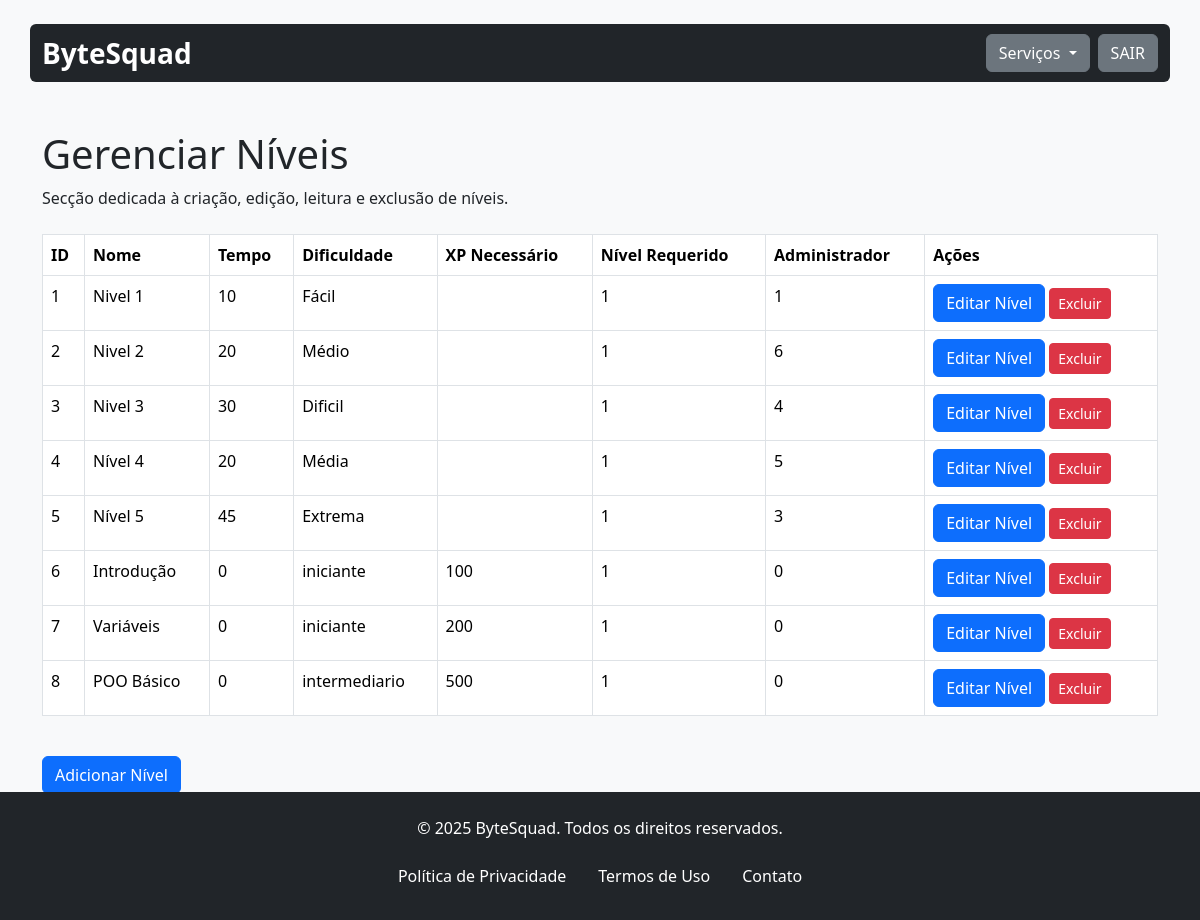
Page /gerenciarNivel.php (signed in) on the earlier database version.
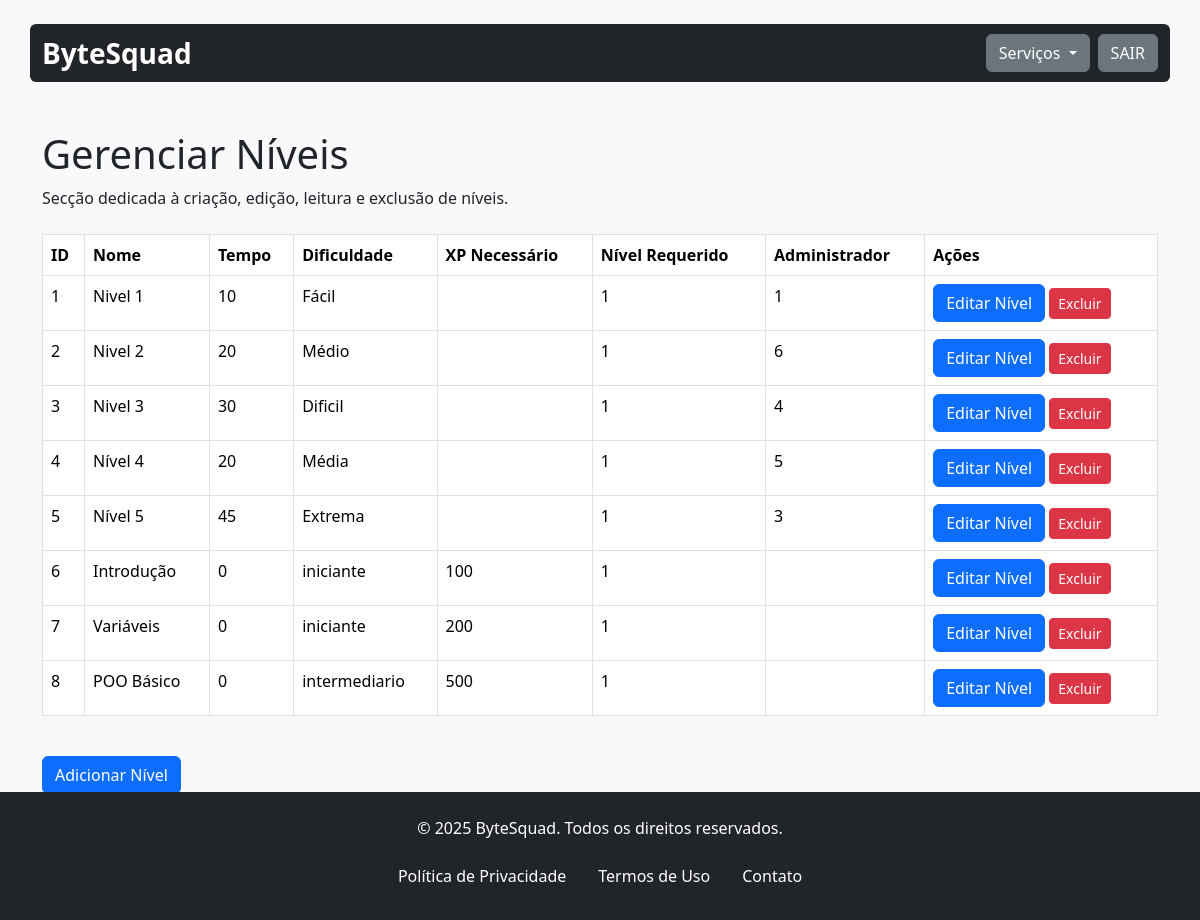
Same page on the later database version.
### tables this page shows
CREATE TABLE `nivel` (
  `id_nivel` int(11) NOT NULL,
  `nome_nivel` varchar(20) NOT NULL,
  `tempo_nivel` int(11) NOT NULL,
  `dificuldade` varchar(30) NOT NULL,
  `id_administrativo` int(11) DEFAULT NULL,
  `xp_necessario` int(11) DEFAULT NULL,
  `nivel_requerido` int(11) DEFAULT 1
);

### assets/classes/niveis.class.php (called while the page is built, shortened)
<?php
require_once 'conexao.class.php';
class Niveis
{
    private $con;
    public function __construct()
    {
        $this->con = new Conexao();
    }
    public function listar()
    {
        try {
            $sql = $this->con->conectar()->prepare("
                SELECT nivel.*
                FROM nivel
            ");
            $sql->execute();
            return $sql->fetchAll(PDO::FETCH_ASSOC);
        } catch (PDOException $ex) {
            echo "ERRO: " . $ex->getMessage();
        }
    }
}

### assets/classes/conexao.class.php (called while the page is built)
<?php
class Conexao{
    private $servidor;
    private $senha;
    private $usuario;
    private $banco;
    private static $pdo;
    public function __construct(){
        $this->servidor = "localhost";
        $this->banco = "bytesquad";
        $this->senha = "";
        $this->usuario = "root";
    }
    public function conectar(){
        try{
            if(is_null(self::$pdo)){
                self::$pdo = new PDO("mysql:host=".$this->servidor."; dbname=".$this->banco, $this->usuario, $this->senha);
            }
            return self::$pdo;
        } catch(PDOException $ex){
            echo $ex->getMessage();
        }
    }
}

### assets/classes/administrador.class.php (called while the page is built, shortened)
<?php
require_once 'conexao.class.php';
class Administrador
{
    private $permissoes;
    private $con;
    public function __construct()
    {
        $this->con = new Conexao();
    }
    public function setUsuario($id)
    {
        $sql = $this->con->conectar()->prepare("SELECT * FROM administrativo WHERE id_administrativo = :id");
        $sql->bindValue(":id", $id);
        $sql->execute();
        if ($sql->rowCount() > 0) {
            $sql = $sql->fetch();
            $this->permissoes = explode(', ', $sql['permissoes_admin']);
        }
    }
    public function temPermissoes($permissao)
    {
        if (isset($_SESSION['Logado'])) {
            $id = $_SESSION['Logado'];
            $this->setUsuario($id);
            return in_array($permissao, $this->permissoes);
        }
        return false;
    }
}

### gerenciarNivel.php (the view, shortened to what this page needs)
<?php
include 'assets/inc/header.inc.php';
include 'assets/classes/niveis.class.php';
$nivel = new Niveis();
require_once './assets/classes/administrador.class.php';
$admin = new Administrador();
?>
<main class="container mt-5">
    <div class="header-content mb-4">
        <h1>Gerenciar Níveis</h1>
        <p>Secção dedicada à criação, edição, leitura e exclusão de níveis.</p>
    </div>
    <div class="table-responsive mb-4">
        <table class="table table-bordered table-hover">
            <thead class="thead-light">
                <tr>
                    <th>ID</th>
                    <th>Nome</th>
                    <th>Tempo</th>
                    <th>Dificuldade</th>
                    <th>XP Necessário</th>
                    <th>Nível Requerido</th>
                    <th>Administrador</th>
                    <th>Ações</th>
                </tr>
            </thead>
            <tbody>
                <?php
                $lista = $nivel->listar();
                foreach ($lista as $item):
                ?>
                    <tr>
                        <td><?php echo $item['id_nivel'] ?></td>
                        <td><?php echo $item['nome_nivel'] ?></td>
                        <td><?php echo $item['tempo_nivel'] ?></td>
                        <td><?php echo $item['dificuldade'] ?></td>
                        <td><?php echo $item['xp_necessario']; ?></td>
                        <td><?php echo $item['nivel_requerido']; ?></td>
                        <td><?php echo $item['id_administrativo']; ?></td>
                        <td>
                            <?php if ($admin->temPermissoes('EDIT')): ?>
                                <button type="button" class="btn btn-primary" data-bs-toggle="modal"
                                    data-bs-target="#editarModal<?php echo $item['id_nivel']; ?>">
                                    Editar Nível
                                </button>
                            <?php endif; ?>
                            <?php if ($admin->temPermissoes('DELETE')): ?>
                                <a href="deletarNivel.php?id_nivel=<?php echo $item['id_nivel']; ?>"
                                    class="btn btn-sm btn-danger"
                                    onclick="return confirm('Você tem certeza que deseja excluir <?php echo $item['nome_nivel'] ?>? ')">Excluir</a>
                            <?php endif; ?>
                        </td>
                    </tr>
                <?php
                endforeach
                ?>
            </tbody>
        </table>
    </div>
    <?php if ($admin->temPermissoes('ADD')): ?>
        <button type="button" class="btn btn-primary" data-bs-toggle="modal" data-bs-target="#exampleModal">
            Adicionar Nível
        </button>
    <?php endif; ?>
</main>
<?php include 'assets/inc/footer.inc.php'; ?>
</body>
</html>

Differences in the rows shown:
changed nivel "Introdução": id_administrativo "0" → (not shown)
changed nivel "Variáveis": id_administrativo "0" → (not shown)
changed nivel "POO Básico": id_administrativo "0" → (not shown)
